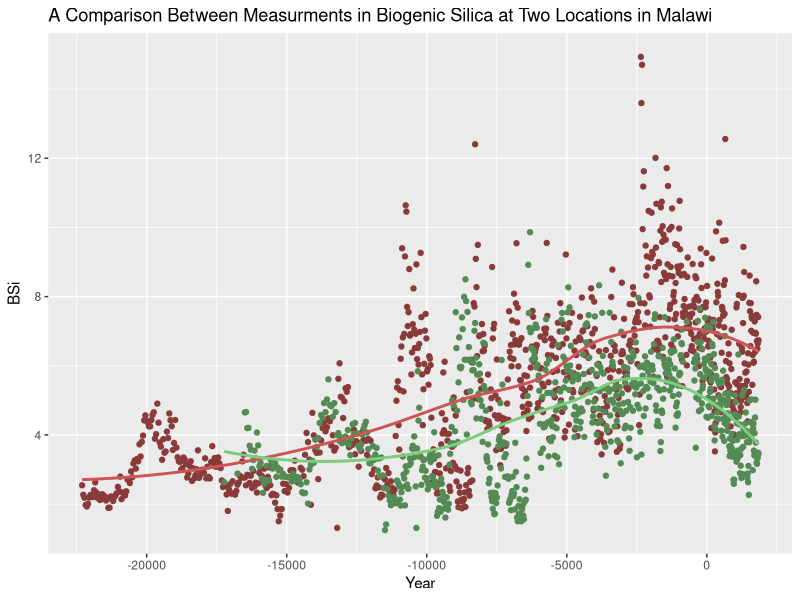
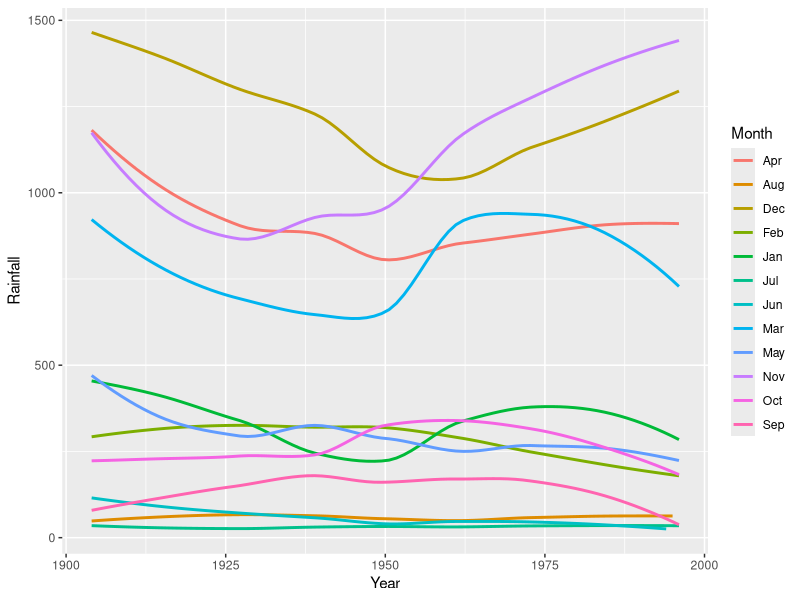
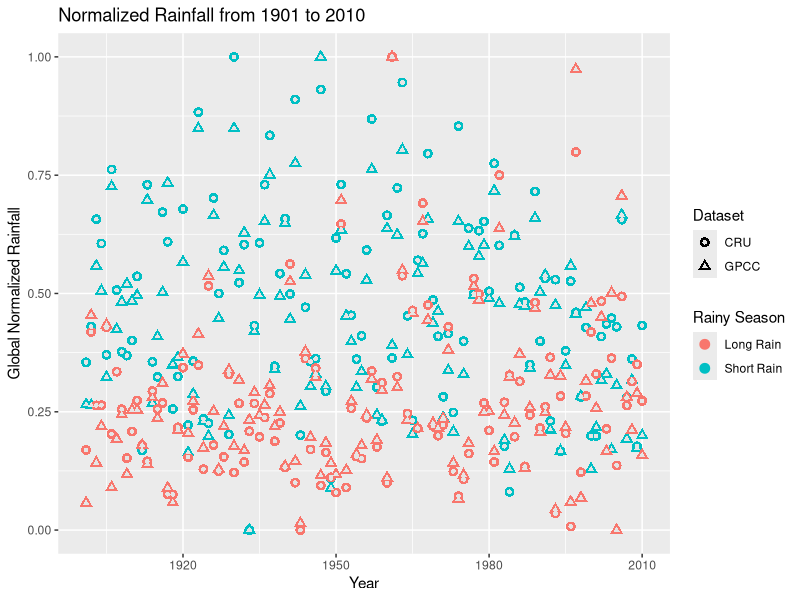

The R source for these figures, in order:
## ---- chunk 1
library(tidyverse)
library(readxl)

data <- read_excel("East Africa lake data.xlsx", sheet = "Malawi", skip = 1)

data <- data %>%
  subset(select = -c(4,5,6,7))
colnames(data)[1] <- "Years before 2002"
colnames(data)[2] <- "Calandar Year"
colnames(data)[3] <- "BSi (Location 1)"
colnames(data)[4] <- "BSi (Location 2)"

ggplot(data) +
  geom_point(mapping = aes(x = `Calandar Year`, y = `BSi (Location 1)`), color = "indianred4") +
  geom_point(mapping = aes(x = `Calandar Year`, y = `BSi (Location 2)`), color = "palegreen4") +
  geom_smooth(mapping = aes(x = `Calandar Year`, y = `BSi (Location 1)`), color = "indianred3", se = FALSE) +
  geom_smooth(mapping = aes(x = `Calandar Year`, y = `BSi (Location 2)` ),color = "palegreen3", se = FALSE) +
  labs(y = "BSi", x = "Year", title = "A Comparison Between Measurments in Biogenic Silica at Two Locations in Malawi")
## ---- chunk 2
library(tidyverse)
library(readxl)
rain <- read_excel("East Africa lake data.xlsx", sheet = 8)
rain <- select(rain, `Year`, `Jan`, `Feb`, `Mar`, `Apr`, `May`, `Jun`, `Jul`, `Aug`, `Sep`, `Oct`, `Nov`, `Dec`)
rain <- gather(rain, `Jan`, `Feb`, `Mar`, `Apr`, `May`, `Jun`, `Jul`, `Aug`, `Sep`, `Oct`, `Nov`, `Dec`, key = "Month", value = "Rainfall")

ggplot(data = rain) + geom_smooth(mapping = aes(x= Year, y = Rainfall, color = Month), se = FALSE)
## ---- chunk 3
data <- read_excel("East Africa lake data.xlsx", sheet="CRU and MAM rainfall data")
data <- data %>%
  select(-c("...6", "...7", "...8"))
data_MAM <- data %>%
  gather("GPCC MAM Normalized", "CRU MAM Normalized", key="rainy Season", value="Global_Normalized_Rainfall") %>%
  separate("rainy Season", into=c("Dataset", "rainy Season"), sep=" ") %>%
  mutate("Rainy_Season" = "Short Rain") %>%
  select("Year", "Dataset", "Rainy_Season", "Global_Normalized_Rainfall")
data_OND <- data %>%
  gather("GPCC OND Normalized", "CRU OND Normalized", key="rainy Season", value="Global_Normalized_Rainfall") %>%
  separate("rainy Season", into=c("Dataset", "rainy Season"), sep=" ") %>%
  mutate("Rainy_Season" = "Long Rain") %>%
  select("Year", "Dataset", "Rainy_Season", "Global_Normalized_Rainfall")
data2 <- rbind(data_MAM, data_OND)
ggplot(data2) +
  geom_point(mapping=aes(x=Year, y=Global_Normalized_Rainfall, color=Rainy_Season, shape=Dataset), size=3) +
  geom_point(mapping=aes(x=Year, y=Global_Normalized_Rainfall, shape=Dataset), color="grey90", size=1.25) +
  labs(title="Normalized Rainfall from 1901 to 2010")+
  ylab("Global Normalized Rainfall") +
  scale_color_discrete(name="Rainy Season")
